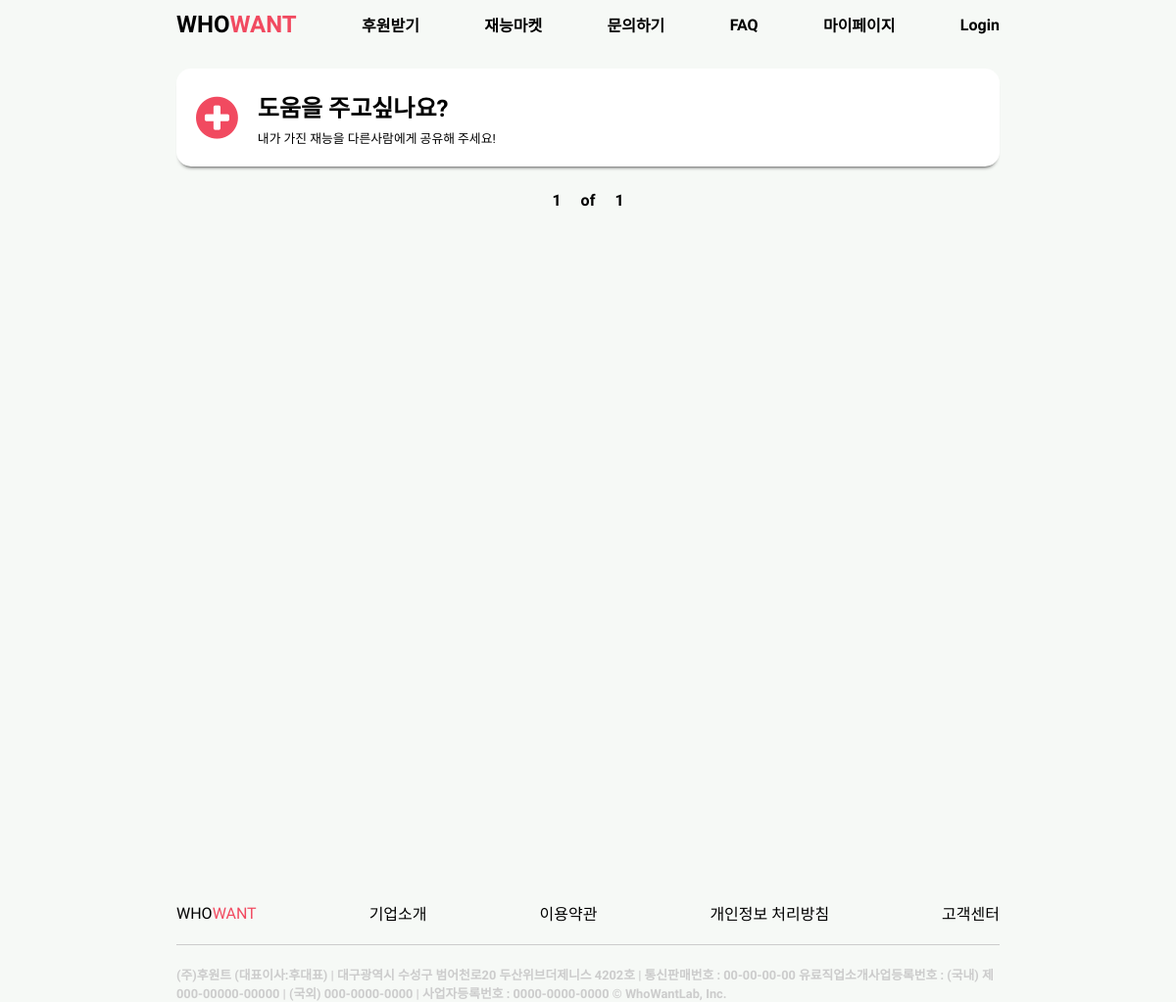
Page /market/ on the earlier database version.
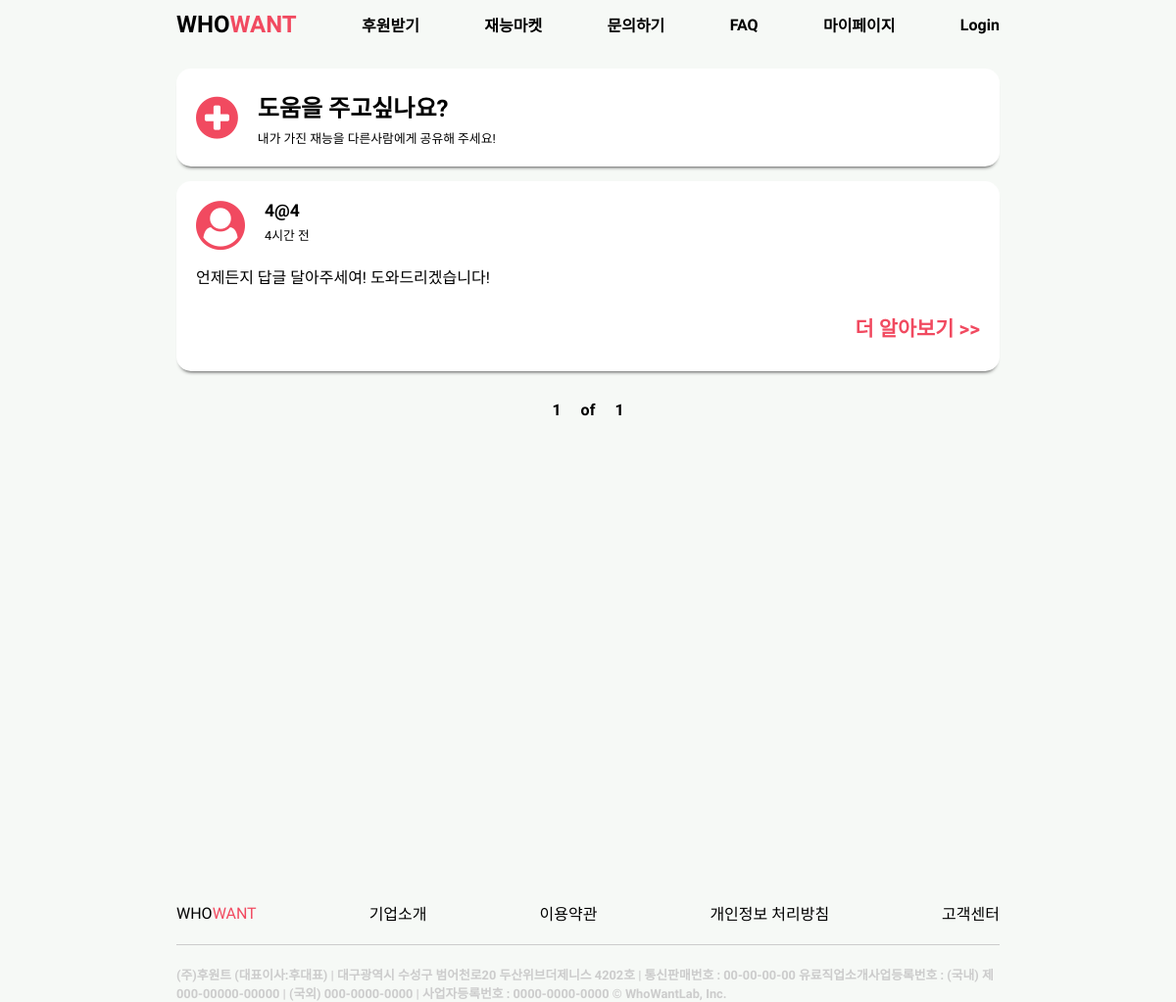
Same page on the later database version.
### market/models.py (models this page shows, shortened)
class MarketPost(models.Model):
    title = models.CharField(max_length=100)
    writer = models.ForeignKey(CustomUser, on_delete=models.CASCADE, related_name='user')
    post_time = models.DateTimeField(auto_now_add=True, verbose_name="등록 시간")
    body = models.CharField(max_length=500)
    thumbnail = models.ImageField(verbose_name='썸네일', upload_to='market/', null=True)
    @property
    def created_string(self):
        time = datetime.now(tz=timezone.utc) - self.post_time
        if time < timedelta(minutes=1):
            return '방금 전'
        elif time < timedelta(hours=1):
            return str(int(time.seconds / 60)) + '분 전'
        elif time < timedelta(days= 1):
            return str(int(time.seconds / 3600)) + '시간 전'
        elif time < timedelta(days= 7):
            time = datetime.now(tz=timezone.utc).date() - self.post_time.date()
            return str(time.days) + '일 전'
        else:
            return False

### user_info/models.py (models this page shows)
class CustomUser(AbstractUser):
    username = None
    email = models.EmailField(_('email address'), unique=True)
    USERNAME_FIELD = 'email'
    REQUIRED_FIELDS = []
    objects = CustomUserManager()
    def __str__(self):
        return self.email

### market/views.py (the view)
# urls.py: path('', views.market_view, name='market_view'),
def market_view(request):
    post = MarketPost.objects.all().order_by('-id')
    paginator = Paginator(post, 3)
    page = request.GET.get('page')
    post = paginator.get_page(page)
    return render(request, 'market.html', {'posts':post})

### market/templates/market.html (shortened to what this page needs)
<!doctype html>
{% load static %}
<html lang="kor">
<head>
    <link rel="stylesheet" type="text/css" href="{% static 'market.css' %}">
    <link rel="stylesheet" href="https://maxcdn.bootstrapcdn.com/font-awesome/4.7.0/css/font-awesome.min.css">
</head>
<body>
<div class="header">
    <ul>
        <li><a href="{% url 'user_info:home' %}" class="logo">WHO<span>WANT</span></a></li>
        <li><a href="{% url 'list:helpWrite' %}" class="navItem">후원받기</a></li>
        <li><a href="{% url 'market:market_view' %}" class="navItem">재능마켓</a></li>
        <li><a href="{% url 'inquiry:CS' %}" class="navItem">문의하기</a></li>
        <li><a href="{% url 'inquiry:FAQ' %}" class="navItem">FAQ</a></li>
        <li><a href="{% url 'user_info:mypage' %}" class="navItem">마이페이지</a></li>
        {% if not user.is_authenticated %}
            <li><a href="{% url 'user_info:login_view' %} " class="navItem">Login</a></li>
        {% else %}
            <li><a href="{% url 'user_info:logout_view' %}" class="navItem">Logout</a></li>
        {% endif %}
    </ul>
</div>
<div class="contentBox">
    <div class="makeDonate">
        <i class="fa fa-plus-circle" aria-hidden="true"></i>
        <div class="verticalTextBox">
            <h2>도움을 주고싶나요?</h2>
            <h3>내가 가진 재능을 다른사람에게 공유해 주세요!</h3>
        </div>
    </div>
    {% for post in posts %}
        <div class="content">
            <div class="title">
                <i class="fa fa-user-circle" aria-hidden="true"></i>
                <div class="titleTextBox">
                    <h2 class="userName">{{ post.writer }}</h2>
                    <h3 class="time">
                        {% if post.created_string == False %}
                            {{ post.created|date:'m월 d일' }}
                        {% else %}
                            {{ post.created_string }}
                        {% endif %}
                    </h3>
                </div>
            </div>
            <h2 class="contents">{{ post.body }}</h2>
            <div class="btnBox">
                <button type="button" onclick="location.href='{% url 'market:market_Detail' post.id %}'">더 알아보기 >>
                </button>
            </div>
        </div>
    {% endfor %}
    <div class="pager">
        <div class="pagerBox">
            <span>{{ posts.number }}</span>
            <span>of</span>
            <span>{{ posts.paginator.num_pages }}</span>
        </div>
    </div>
</div>
<div class="footer">
    <ul>
        <li><a href="#" class="logo">WHO<span>WANT</span></a></li>
        <li><a href="#" class="navItem">기업소개</a></li>
        <li><a href="#" class="navItem">이용약관</a></li>
        <li><a href="#" class="navItem">개인정보 처리방침</a></li>
        <li><a href="#" class="navItem">고객센터</a></li>
    </ul>
    <span class="line"></span>
    <h2>(주)후원트 (대표이사:후대표) | 대구광역시 수성구 범어천로20 두산위브더제니스 4202호 | 통신판매번호 : 00-00-00-00
        유료직업소개사업등록번호 : (국내) 제000-00000-00000 | (국외) 000-0000-0000 | 사업자등록번호 : 0000-0000-0000
        © WhoWantLab, Inc.</h2>
</div>
</body>
</html>

Differences in the rows shown:
added MarketPost: writer "4@4", created_string "4시간 전", body "언제든지 답글 달아주세여! 도와드리겠습니다!"
